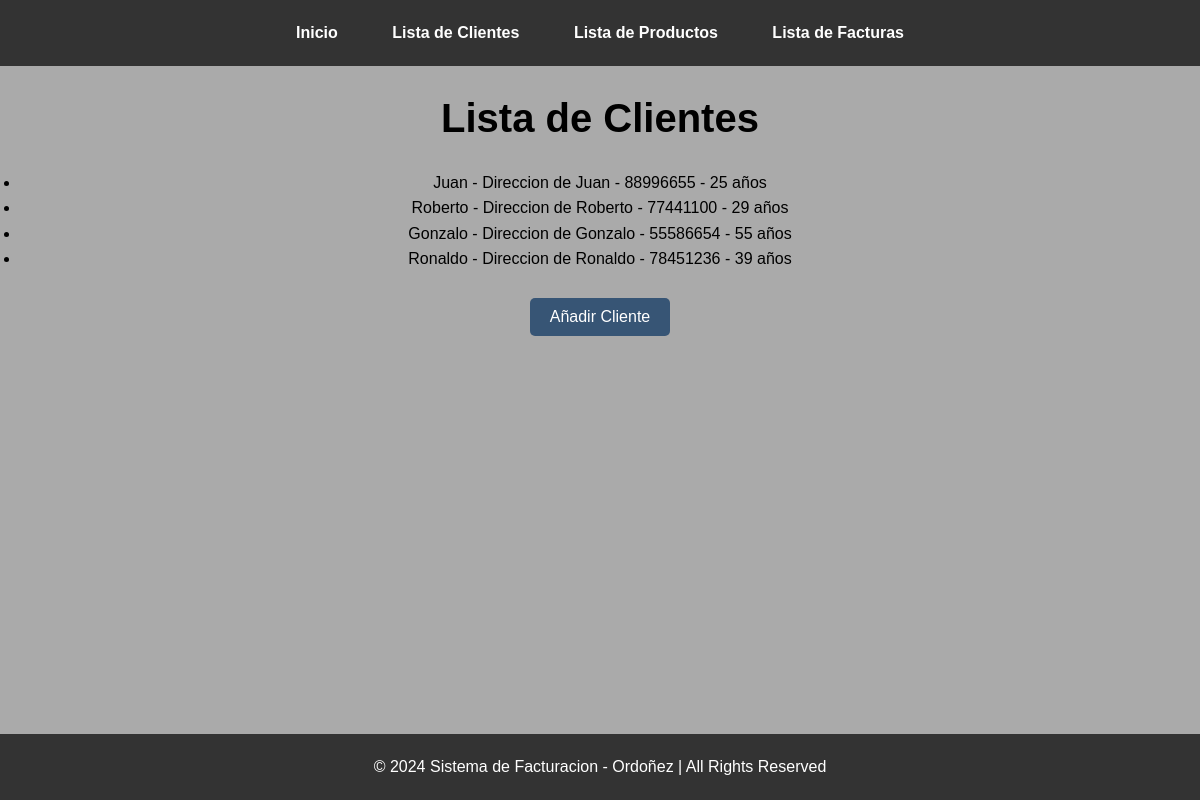
/clientes/, run on the app's committed database.
### appgestion/models.py (models this page shows, shortened)
class Cliente(models.Model):
    nombre = models.CharField(max_length=150)
    direccion = models.CharField(max_length=200)
    telefono = models.CharField(max_length=15)
    edad = models.IntegerField( blank=True, null=True )

### appgestion/views.py (the view)
# urls.py: path('clientes/', views.lista_clientes, name="lista_clientes"),
def lista_clientes(request):
    clientes = Cliente.objects.all()
    return render(request, 'lista_clientes.html', {'clientes': clientes})

### appgestion/templates/lista_clientes.html (shortened to what this page needs)
{% extends 'base.html' %}
{% block content %}
    <h2>Lista de Clientes</h2>
        <ul>
            {% for cliente in clientes %}
                <li>{{ cliente.nombre }} - {{ cliente.direccion }} - {{ cliente.telefono }} - {{ cliente.edad }} años</li>
            {% endfor %}
        </ul>
        <br>
        <button onclick="location.href='{% url 'crear_cliente' %}'">Añadir Cliente</button>
{% endblock %}

### appgestion/static/css/styles.css (style rules this page uses)
* { margin: 0; padding: 0; box-sizing: border-box; }
body { font-family: 'Arial', sans-serif; line-height: 1.6; background-color: #aaaaaa; color: hsl(0, 0%, 0%); display: flex; flex-direction: column; min-height: 100vh; }
button { background-color: #375575; color: white; border: none; border-radius: 5px; padding: 10px 20px; font-size: 16px; cursor: pointer; transition: background-color 0.3s ease; }
main h2 { font-size: 2.5rem; margin-bottom: 20px; }

### data on the page
Cliente: nombre "Juan", direccion "Direccion de Juan", telefono "88996655", edad "25"
Cliente: nombre "Roberto", direccion "Direccion de Roberto", telefono "77441100", edad "29"
Cliente: nombre "Gonzalo", direccion "Direccion de Gonzalo", telefono "55586654", edad "55"
Cliente: nombre "Ronaldo", direccion "Direccion de Ronaldo", telefono "78451236", edad "39"
